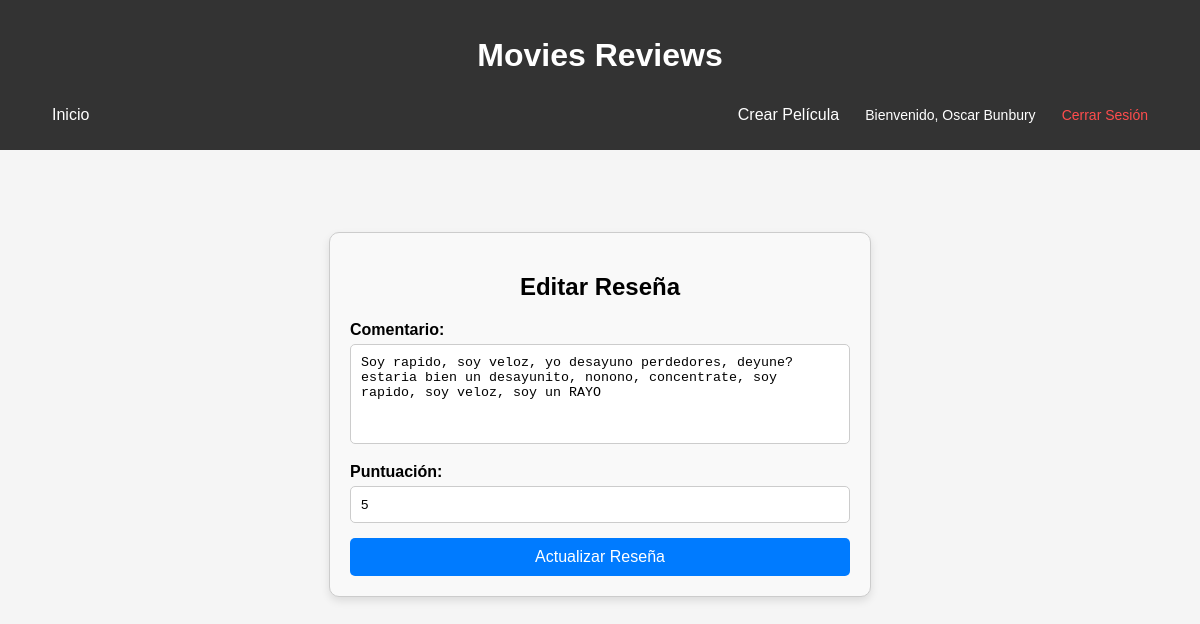
Page /resena/8/editar (signed in) on the committed database.
### app/models.py (models this page shows, shortened)
class Usuario(UserMixin, db.Model):
    id_usuario = db.Column(db.Integer, primary_key=True)
    nombre = db.Column(db.String(100))
    correo = db.Column(db.String(150), unique=True)
    contraseña = db.Column(db.String(255))
    resenas = db.relationship('Resena', backref='usuario', lazy=True)

class Resena(db.Model):
    id_resena = db.Column(db.Integer, primary_key=True)
    comentario = db.Column(db.Text)
    puntuacion = db.Column(db.Integer)
    fecha_resena = db.Column(db.DateTime, default=db.func.current_timestamp())
    id_usuario = db.Column(db.Integer, db.ForeignKey('usuario.id_usuario'), nullable=False)
    id_pelicula = db.Column(db.Integer, db.ForeignKey('pelicula.id_pelicula'), nullable=False)

### app/routes.py (the view)
@main.route('/resena/<int:id>/editar', methods=['GET', 'POST'])
@login_required
def editar_resena(id):
    resena = Resena.query.get_or_404(id)
    if resena.id_usuario != current_user.id_usuario:
        flash('No tienes permiso para editar esta reseña.')
        return redirect(url_for('main.index'))
    if request.method == 'POST':
        resena.comentario = request.form['comentario']
        resena.puntuacion = int(request.form['puntuacion'])
        db.session.commit()
        flash('Reseña actualizada exitosamente.')
        return redirect(url_for('main.index'))
    return render_template('editar_resena.html', resena=resena)

### app/__init__.py (called while the page is built)
@login_manager.user_loader
def load_user(user_id):
    from app.models import Usuario
    return Usuario.query.get(int(user_id))

### app/templates/editar_resena.html
{% extends 'base.html' %}
{% block content %}
<div class="edit-review-container">
    <h2>Editar Reseña</h2>
    <form method="POST" class="edit-review-form">
        <label for="comentario">Comentario:</label>
        <textarea name="comentario" placeholder="Escribe tu comentario..." required>{{ resena.comentario }}</textarea><br>
        <label for="puntuacion">Puntuación:</label>
        <input type="number" name="puntuacion" min="1" max="5" value="{{ resena.puntuacion }}" required><br>
        <button type="submit" class="btn">Actualizar Reseña</button>
    </form>
</div>
{% endblock %}

### app/templates/base.html (shortened to what this page needs)
<!DOCTYPE html>
<html lang="es">
<head>
    <link rel="stylesheet" href="{{ url_for('static', filename='css/style.css') }}">
</head>
<body>
    <header>
        <h1>Movies Reviews</h1>
        <nav class="nav-bar">
            <a href="{{ url_for('main.index') }}">Inicio</a>
            {% if current_user.is_authenticated %}
            <div class="user-info">
                <a href="{{ url_for('main.nueva_pelicula') }}">Crear Película</a>
                <span>Bienvenido, {{ current_user.nombre }}</span>
                <a href="{{ url_for('main.logout') }}" class="logout-link">Cerrar Sesión</a>
            </div>
            {% else %}
                <a href="{{ url_for('main.registro') }}">Registrarse</a>
                <a href="{{ url_for('main.login') }}">Iniciar Sesión</a>
            {% endif %}
        </nav>
    </header>
    <main>
        {% block content %}
        {% endblock %}
    </main>
</body>
</html>

### app/static/css/style.css (style rules this page uses)
body { font-family: Arial, sans-serif; margin: 0; padding: 0; background: #f5f5f5; }
header { background: #333; color: white; padding: 1rem; text-align: center; gap: 1rem; }
nav a { color: white; margin: 0 1rem; text-decoration: none; }
main { padding: 2rem; }
.nav-bar { display: flex; justify-content: space-between; align-items: center; padding: 10px 20px; background-color: #333; color: white; }
.user-info { display: flex; align-items: center; gap: 10px; }
.user-info span { font-size: 14px; color: #fff; }
.logout-link { color: #ff4d4d; text-decoration: none; font-size: 14px; }
.edit-review-container { max-width: 500px; margin: 50px auto; padding: 20px; border: 1px solid #ccc; border-radius: 10px; box-shadow: 0 4px 8px rgba(0, 0, 0, 0.1); background-color: #f9f9f9; text-align: center; }
.edit-review-form label { display: block; margin-bottom: 5px; font-weight: bold; text-align: left; }
.edit-review-form textarea { width: 100%; height: 100px; padding: 10px; margin-bottom: 15px; border: 1px solid #ccc; border-radius: 5px; resize: none; box-sizing: border-box; }
.edit-review-form input[type="number"] { width: 100%; padding: 10px; margin-bottom: 15px; border: 1px solid #ccc; border-radius: 5px; box-sizing: border-box; }
.edit-review-form .btn { width: 100%; padding: 10px; background-color: #007bff; color: white; border: none; border-radius: 5px; cursor: pointer; font-size: 16px; }

### rows in the picture
Usuario: nombre "Oscar Bunbury"
Resena: comentario "Soy rapido, soy veloz, yo desayuno perdedores, deyune? estaria bien un desayunito, nonono, concentrate, soy rapido, soy veloz, soy un RAYO", puntuacion "5"
